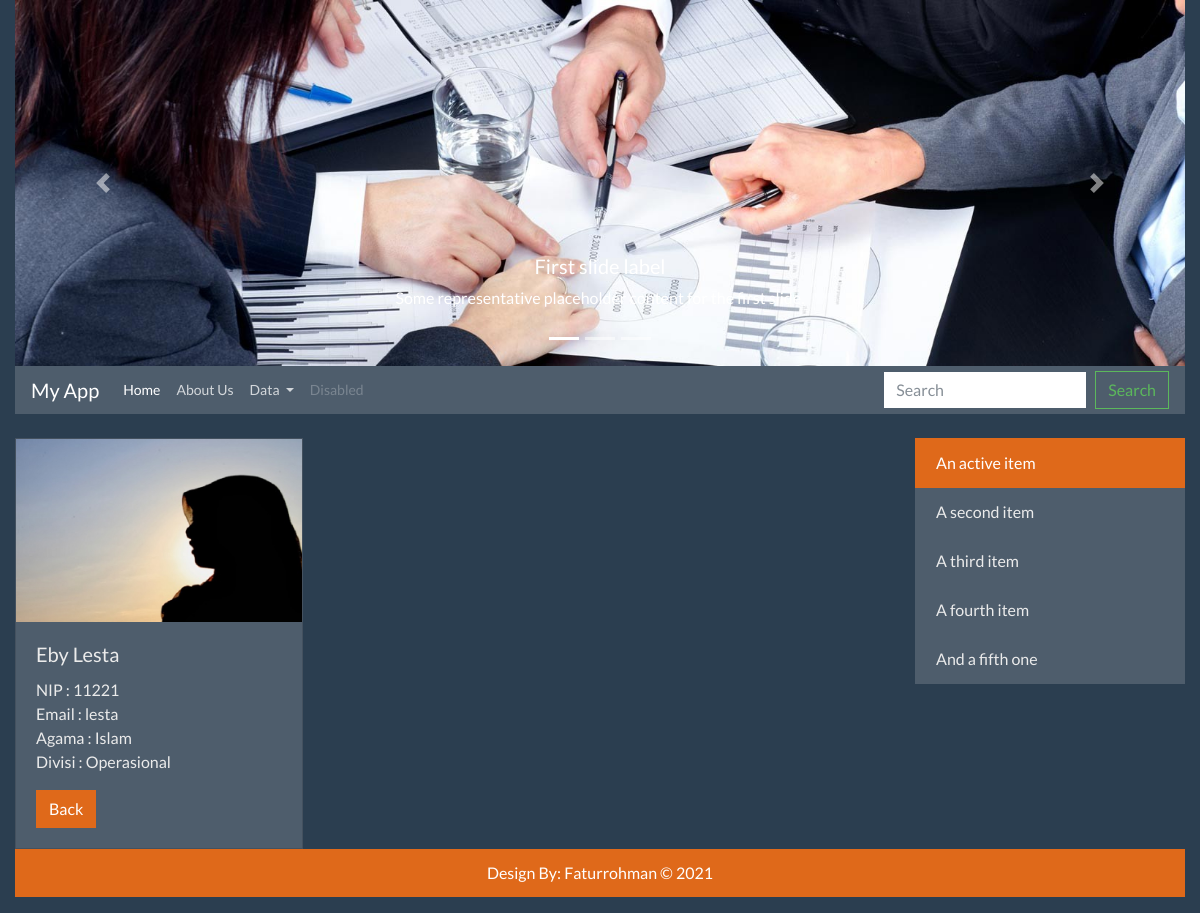
Screenshot of /index.php?q=detailPegawai&id=2 with the database file from the repository.
### tables this page shows
CREATE TABLE `pegawai` (
  `id` int(11) NOT NULL,
  `nip` varchar(5) NOT NULL,
  `nama` varchar(50) NOT NULL,
  `email` varchar(5) NOT NULL,
  `agama` enum('Islam','Kristen','Katholik','Buddha','Hindu','Kong hucu') NOT NULL,
  `iddivisi` int(11) NOT NULL,
  `foto` varchar(50) DEFAULT NULL
);

CREATE TABLE `divisi` (
  `id` int(11) NOT NULL,
  `nama` varchar(50) NOT NULL
);

### models/Pegawai.php (called while the page is built, shortened)
<?php
class Pegawai{
    private $koneksi;
    public function __construct()
    {
        global $dbh;
        $this->koneksi = $dbh;
    }
    public function getPegawai($id){
        $sql = "SELECT pegawai.*, divisi.nama AS kategori FROM pegawai
                INNER JOIN divisi ON divisi.id = pegawai.iddivisi
                ORDER BY pegawai.id DESC";
        $ps = $this->koneksi->prepare($sql);
        $ps->execute();
        $rs = $ps->fetch();
        return $rs;
    }
}

### detailPegawai.php (the view)
<?php
require_once 'models/Pegawai.php';
$id = $_REQUEST['id'];
$obj = new Pegawai();
$rs = $obj->getPegawai($id);
?>
<div class="card" style="width: 18rem;">
    <?php
    $gambar = (!empty($rs['foto'])) ? $rs['foto'] : "no_image.png";
    ?>
    <img src="images/<?= $gambar ?>" width="40%" class="card-img-top">
    <div class="card-body">
        <h5 class="card-title"><?= $rs['nama'] ?></h5>
        <p class="card-text">
            NIP : <?= $rs['nip'] ?>
            <br/>Email : <?= $rs['email'] ?>
            <br/>Agama : <?= $rs['agama'] ?>
            <br/>Divisi : <?= $rs['kategori'] ?>
        </p>
        <a href="index.php?q=dataPegawai" class="btn btn-primary">Back</a>
    </div>
</div>

### rows the page displays
pegawai: foto (picture), nama "Eby Lesta", nip "11221", email "lesta", agama "Islam"
divisi: nama "Operasional"
